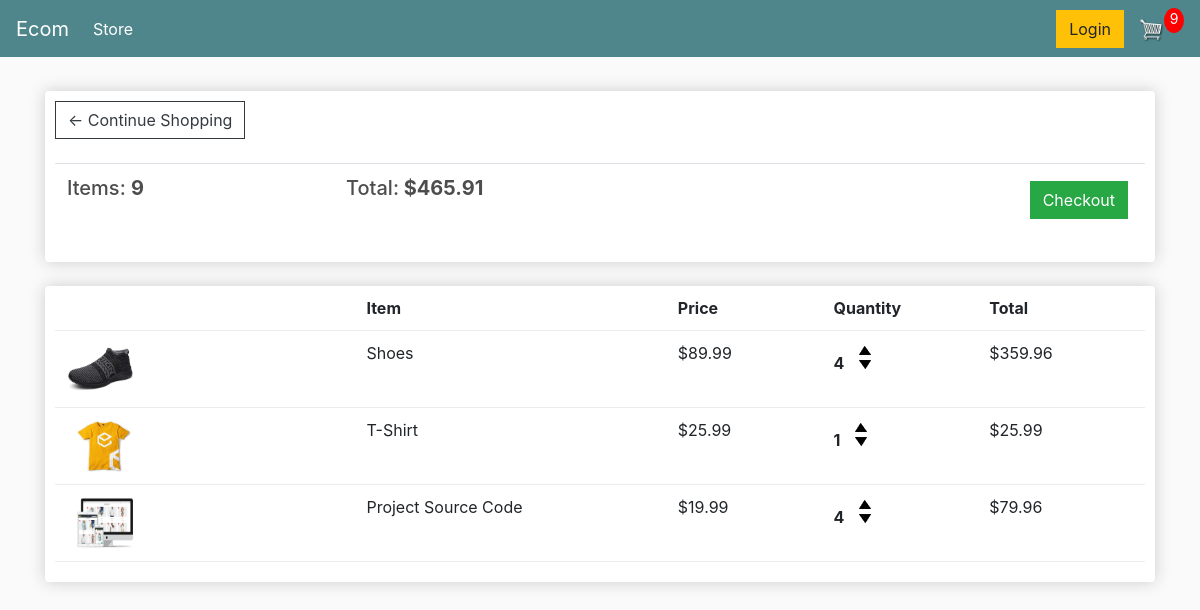
The app's page /cart/ (signed in) with its own data.
### store/models.py (models this page shows, shortened)
class Order(models.Model):
	customer = models.ForeignKey(Customer, on_delete=models.SET_NULL, null=True, blank=True)
	date_ordered = models.DateTimeField(auto_now_add=True)
	complete = models.BooleanField(default=False)
	transaction_id = models.CharField(max_length=100, null=True)
	@property
	def get_cart_total(self):
		orderitems = self.orderitem_set.all()
		total = sum([item.get_total for item in orderitems])
		return total
	@property
	def get_cart_items(self):
		orderitems = self.orderitem_set.all()
		total = sum([item.quantity for item in orderitems])
		return total

class OrderItem(models.Model):
	product = models.ForeignKey(Product, on_delete=models.SET_NULL, null=True)
	order = models.ForeignKey(Order, on_delete=models.SET_NULL, null=True)
	quantity = models.IntegerField(default=0, null=True, blank=True)
	date_added = models.DateTimeField(auto_now_add=True)
	@property
	def get_total(self):
		total = self.product.price * self.quantity
		return total

class Product(models.Model):
	name = models.CharField(max_length=200)
	price = models.FloatField()
	digital = models.BooleanField(default=False,null=True, blank=True)
	image = models.ImageField(null=True, blank=True)
	@property
	def imageURL(self):
		try:
			url = self.image.url
		except:
			url = ''
		return url

### store/views.py (the view)
# urls.py: path('cart/', views.cart, name="cart"),
def cart(request):
	data = cartData(request)
	cartItems = data['cartItems']
	order = data['order']
	items = data['items']
	context = {'items':items, 'order':order, 'cartItems':cartItems}
	return render(request, 'store/cart.html', context)

### store/utils.py (called while the page is built)
def cartData(request):
	if request.user.is_authenticated:
		customer = request.user.customer
		order, created = Order.objects.get_or_create(customer=customer, complete=False)
		items = order.orderitem_set.all()
		cartItems = order.get_cart_items
	else:
		cookieData = cookieCart(request)
		cartItems = cookieData['cartItems']
		order = cookieData['order']
		items = cookieData['items']
	return {'cartItems':cartItems ,'order':order, 'items':items}

### store/templates/store/cart.html
{% extends 'store/main.html' %}
{% load static %}
{% block content %}
	<div class="row">
		<div class="col-lg-12">
			<div class="box-element">
				<a  class="btn btn-outline-dark" href="{% url 'store' %}">&#x2190; Continue Shopping</a>
				<br>
				<br>
				<table class="table">
					<tr>
						<th><h5>Items: <strong>{{order.get_cart_items}}</strong></h5></th>
						<th><h5>Total:<strong> ${{order.get_cart_total|floatformat:2}}</strong></h5></th>
						<th>
							<a  style="float:right; margin:5px;" class="btn btn-success" href="{% url 'checkout' %}">Checkout</a>
						</th>
					</tr>
				</table>
			</div>
			<br>
			<div class="box-element">
				<div class="cart-row">
					<div style="flex:2"></div>
					<div style="flex:2"><strong>Item</strong></div>
					<div style="flex:1"><strong>Price</strong></div>
					<div style="flex:1"><strong>Quantity</strong></div>
					<div style="flex:1"><strong>Total</strong></div>
				</div>
				{% for item in items %}
				<div class="cart-row">
					<div style="flex:2"><img class="row-image" src="{{item.product.imageURL}}"></div>
					<div style="flex:2"><p>{{item.product.name}}</p></div>
					<div style="flex:1"><p>${{item.product.price|floatformat:2}}</p></div>
					<div style="flex:1">
						<p class="quantity">{{item.quantity}}</p>
						<div class="quantity">
							<img data-product="{{item.product.id}}" data-action="add" class="chg-quantity update-cart" src="{% static  'images/arrow-up.png' %}">
							<img data-product="{{item.product.id}}" data-action="remove" class="chg-quantity update-cart" src="{% static  'images/arrow-down.png' %}">
						</div>
					</div>
					<div style="flex:1"><p>${{item.get_total|floatformat:2}}</p></div>
				</div>
				{% endfor %}
			</div>
		</div>
	</div>
{% endblock content %}

### static/css/main.css (style rules this page uses)
body { background-color: hsl(0, 0%, 98%); }
h1,h2,h3,h4,h5,h6 { color:hsl(0, 0%, 30%); }
.box-element { box-shadow:hsl(0, 0%, 80%) 0 0 16px; background-color: #fff; border-radius: 4px; padding: 10px; }
.col-lg-4, .col-lg-6, .col-lg-8, .col-lg-12 { margin-top: 10px; }
.btn { border-radius: 0; }
.row-image { width: 100px; }
.cart-row { display: flex; align-items: flex-stretch; padding-bottom: 10px; margin-bottom: 10px; border-bottom: 1px solid #ececec; }
.quantity { display: inline-block; font-weight: 700; padding-right:10px; }
.chg-quantity { width: 12px; cursor: pointer; display: block; margin-top: 5px; transition:.1s; }

### records on screen
Order: get_cart_items "9", get_cart_total "465.91"
OrderItem: product.imageURL (picture), product.name "Shoes", product.price "89.99", quantity "4", get_total "359.96"
OrderItem: product.imageURL (picture), product.name "T-Shirt", product.price "25.99", quantity "1", get_total "25.99"
OrderItem: product.imageURL (picture), product.name "Project Source Code", product.price "19.99", quantity "4", get_total "79.96"

### other values on screen
{{ cartItems }} "9"
